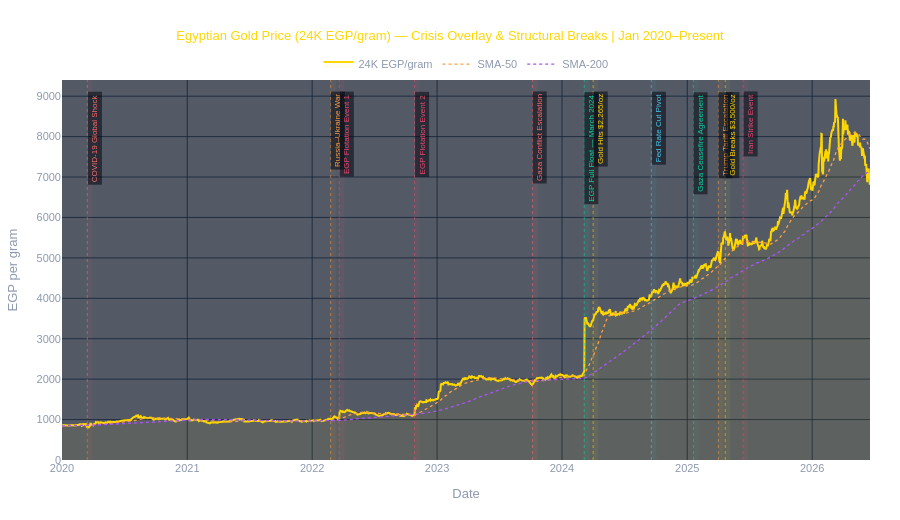

Notebook code for this chart:
### Code cell
# ─── Chart 1: Gold Price Track with SMA Overlays ─────────────────────────────

fig1 = go.Figure()

fig1.add_trace(go.Scatter(
    x=df_karat_prices.index, y=df_karat_prices['price_24k'],
    name='24K EGP/gram',
    line=dict(color='#FFD700', width=2),
    fill='tozeroy', fillcolor='rgba(255,215,0,0.06)',
    hovertemplate='%{x|%d %b %Y}<br>%{y:,.0f} EGP/gram<extra></extra>'
))

fig1.add_trace(go.Scatter(
    x=df_technical.index, y=df_technical['sma50_24k'],
    name='SMA-50', line=dict(color='#FF9F43', width=1.3, dash='dot'),
    hovertemplate='SMA50: %{y:,.0f}<extra></extra>'
))

fig1.add_trace(go.Scatter(
    x=df_technical.index, y=df_technical['sma200_24k'],
    name='SMA-200', line=dict(color='#A855F7', width=1.3, dash='dot'),
    hovertemplate='SMA200: %{y:,.0f}<extra></extra>'
))

add_crisis_overlays(fig1, df_karat_prices.index)

fig1.update_layout(
    **PLOTLY_BASE,
    height=520,
    title=dict(
        text='Egyptian Gold Price (24K EGP/gram) \u2014 Crisis Overlay & Structural Breaks | Jan 2020\u2013Present',
        font=dict(size=13, color='#FFD700'), x=0.5
    ),
    xaxis=dict(title='Date', gridcolor='rgba(19,34,56,0.8)', zeroline=False),
    yaxis=dict(title='EGP per gram', gridcolor='rgba(19,34,56,0.8)', zeroline=False),
    legend=dict(orientation='h', y=1.08, x=0.5, xanchor='center', bgcolor='rgba(0,0,0,0)')
)

fig1.show()

### Figure 1 — Plotly figure (JSON) as saved in the notebook; plotly's stock layout.template omitted (floating-point values rounded to 4 significant figures; data arrays with more than 128 entries replaced by an {"elided": "..."} marker saying what was removed)
{"data": [{"fill": "tozeroy", "fillcolor": "rgba(255,215,0,0.06)", "hovertemplate": "%{x|%d %b %Y}<br>%{y:,.0f} EGP/gram<extra></extra>", "line": {"color": "#FFD700", "width": 2}, "name": "24K EGP/gram", "type": "scatter", "x": {"elided": "1684 str values"}, "y": {"elided": "1684 float values"}}, {"hovertemplate": "SMA50: %{y:,.0f}<extra></extra>", "line": {"color": "#FF9F43", "dash": "dot", "width": 1.3}, "name": "SMA-50", "type": "scatter", "x": {"elided": "1684 str values"}, "y": {"elided": "1684 float values"}}, {"hovertemplate": "SMA200: %{y:,.0f}<extra></extra>", "line": {"color": "#A855F7", "dash": "dot", "width": 1.3}, "name": "SMA-200", "type": "scatter", "x": {"elided": "1684 str values"}, "y": {"elided": "1684 float values"}}], "layout": {"annotations": [{"bgcolor": "rgba(3,6,15,0.55)", "borderpad": 2, "font": {"color": "#FF6B6B", "family": "Arial", "size": 8}, "showarrow": false, "text": "COVID-19 Global Shock", "textangle": -90, "x": "2020-03-15", "xanchor": "left", "xref": "x", "y": 0.97, "yanchor": "top", "yref": "paper"}, {"bgcolor": "rgba(3,6,15,0.55)", "borderpad": 2, "font": {"color": "#FF9F43", "family": "Arial", "size": 8}, "showarrow": false, "text": "Russia–Ukraine War", "textangle": -90, "x": "2022-02-24", "xanchor": "left", "xref": "x", "y": 0.97, "yanchor": "top", "yref": "paper"}, {"bgcolor": "rgba(3,6,15,0.55)", "borderpad": 2, "font": {"color": "#EF476F", "family": "Arial", "size": 8}, "showarrow": false, "text": "EGP Flotation Event 1", "textangle": -90, "x": "2022-03-21", "xanchor": "left", "xref": "x", "y": 0.97, "yanchor": "top", "yref": "paper"}, {"bgcolor": "rgba(3,6,15,0.55)", "borderpad": 2, "font": {"color": "#EF476F", "family": "Arial", "size": 8}, "showarrow": false, "text": "EGP Flotation Event 2", "textangle": -90, "x": "2022-10-27", "xanchor": "left", "xref": "x", "y": 0.97, "yanchor": "top", "yref": "paper"}, {"bgcolor": "rgba(3,6,15,0.55)", "borderpad": 2, "font": {"color": "#FF6B6B", "family": "Arial", "size": 8}, "showarrow": false, "text": "Gaza Conflict Escalation", "textangle": -90, "x": "2023-10-07", "xanchor": "left", "xref": "x", "y": 0.97, "yanchor": "top", "yref": "paper"}, {"bgcolor": "rgba(3,6,15,0.55)", "borderpad": 2, "font": {"color": "#06D6A0", "family": "Arial", "size": 8}, "showarrow": false, "text": "EGP Full Float — March 2024", "textangle": -90, "x": "2024-03-06", "xanchor": "left", "xref": "x", "y": 0.97, "yanchor": "top", "yref": "paper"}, {"bgcolor": "rgba(3,6,15,0.55)", "borderpad": 2, "font": {"color": "#FFD700", "family": "Arial", "size": 8}, "showarrow": false, "text": "Gold Hits $2,265/oz", "textangle": -90, "x": "2024-04-01", "xanchor": "left", "xref": "x", "y": 0.97, "yanchor": "top", "yref": "paper"}, {"bgcolor": "rgba(3,6,15,0.55)", "borderpad": 2, "font": {"color": "#4CC9F0", "family": "Arial", "size": 8}, "showarrow": false, "text": "Fed Rate Cut Pivot", "textangle": -90, "x": "2024-09-18", "xanchor": "left", "xref": "x", "y": 0.97, "yanchor": "top", "yref": "paper"}, {"bgcolor": "rgba(3,6,15,0.55)", "borderpad": 2, "font": {"color": "#06D6A0", "family": "Arial", "size": 8}, "showarrow": false, "text": "Gaza Ceasefire Agreement", "textangle": -90, "x": "2025-01-19", "xanchor": "left", "xref": "x", "y": 0.97, "yanchor": "top", "yref": "paper"}, {"bgcolor": "rgba(3,6,15,0.55)", "borderpad": 2, "font": {"color": "#FF9F43", "family": "Arial", "size": 8}, "showarrow": false, "text": "Trump Tariff Escalation", "textangle": -90, "x": "2025-04-02", "xanchor": "left", "xref": "x", "y": 0.97, "yanchor": "top", "yref": "paper"}, {"bgcolor": "rgba(3,6,15,0.55)", "borderpad": 2, "font": {"color": "#FFD700", "family": "Arial", "size": 8}, "showarrow": false, "text": "Gold Breaks $3,500/oz", "textangle": -90, "x": "2025-04-22", "xanchor": "left", "xref": "x", "y": 0.97, "yanchor": "top", "yref": "paper"}, {"bgcolor": "rgba(3,6,15,0.55)", "borderpad": 2, "font": {"color": "#EF476F", "family": "Arial", "size": 8}, "showarrow": false, "text": "Iran Strike Event", "textangle": -90, "x": "2025-06-13", "xanchor": "left", "xref": "x", "y": 0.97, "yanchor": "top", "yref": "paper"}], "font": {"color": "#8D99AE", "family": "Arial, sans-serif", "size": 11}, "height": 520, "hoverlabel": {"bgcolor": "#0C1830", "bordercolor": "#1E3A5F", "font": {"size": 12}}, "hovermode": "x unified", "legend": {"bgcolor": "rgba(0,0,0,0)", "orientation": "h", "x": 0.5, "xanchor": "center", "y": 1.08}, "margin": {"b": 60, "l": 60, "r": 30, "t": 80}, "paper_bgcolor": "rgba(0,0,0,0)", "plot_bgcolor": "rgba(10,21,37,0.7)", "shapes": [{"fillcolor": "rgba(255,107,107,0.06)", "layer": "below", "line": {"width": 0}, "opacity": 1, "type": "rect", "x0": "2020-03-15", "x1": "2020-03-30", "xref": "x", "y0": 0, "y1": 1, "yref": "y domain"}, {"line": {"color": "#FF6B6B", "dash": "dot", "width": 0.9}, "opacity": 0.6, "type": "line", "x0": 1584230400000, "x1": 1584230400000, "xref": "x", "y0": 0, "y1": 1, "yref": "y domain"}, {"fillcolor": "rgba(255,159,67,0.06)", "layer": "below", "line": {"width": 0}, "opacity": 1, "type": "rect", "x0": "2022-02-24", "x1": "2022-03-11", "xref": "x", "y0": 0, "y1": 1, "yref": "y domain"}, {"line": {"color": "#FF9F43", "dash": "dot", "width": 0.9}, "opacity": 0.6, "type": "line", "x0": 1645660800000, "x1": 1645660800000, "xref": "x", "y0": 0, "y1": 1, "yref": "y domain"}, {"fillcolor": "rgba(239,71,111,0.07)", "layer": "below", "line": {"width": 0}, "opacity": 1, "type": "rect", "x0": "2022-03-21", "x1": "2022-04-05", "xref": "x", "y0": 0, "y1": 1, "yref": "y domain"}, {"line": {"color": "#EF476F", "dash": "dot", "width": 0.9}, "opacity": 0.6, "type": "line", "x0": 1647820800000, "x1": 1647820800000, "xref": "x", "y0": 0, "y1": 1, "yref": "y domain"}, {"fillcolor": "rgba(239,71,111,0.07)", "layer": "below", "line": {"width": 0}, "opacity": 1, "type": "rect", "x0": "2022-10-27", "x1": "2022-11-11", "xref": "x", "y0": 0, "y1": 1, "yref": "y domain"}, {"line": {"color": "#EF476F", "dash": "dot", "width": 0.9}, "opacity": 0.6, "type": "line", "x0": 1666828800000, "x1": 1666828800000, "xref": "x", "y0": 0, "y1": 1, "yref": "y domain"}, {"fillcolor": "rgba(255,107,107,0.07)", "layer": "below", "line": {"width": 0}, "opacity": 1, "type": "rect", "x0": "2023-10-07", "x1": "2023-10-22", "xref": "x", "y0": 0, "y1": 1, "yref": "y domain"}, {"line": {"color": "#FF6B6B", "dash": "dot", "width": 0.9}, "opacity": 0.6, "type": "line", "x0": 1696636800000, "x1": 1696636800000, "xref": "x", "y0": 0, "y1": 1, "yref": "y domain"}, {"fillcolor": "rgba(6,214,160,0.07)", "layer": "below", "line": {"width": 0}, "opacity": 1, "type": "rect", "x0": "2024-03-06", "x1": "2024-03-21", "xref": "x", "y0": 0, "y1": 1, "yref": "y domain"}, {"line": {"color": "#06D6A0", "dash": "dot", "width": 0.9}, "opacity": 0.6, "type": "line", "x0": 1709683200000, "x1": 1709683200000, "xref": "x", "y0": 0, "y1": 1, "yref": "y domain"}, {"fillcolor": "rgba(255,215,0,0.05)", "layer": "below", "line": {"width": 0}, "opacity": 1, "type": "rect", "x0": "2024-04-01", "x1": "2024-04-16", "xref": "x", "y0": 0, "y1": 1, "yref": "y domain"}, {"line": {"color": "#FFD700", "dash": "dot", "width": 0.9}, "opacity": 0.6, "type": "line", "x0": 1711929600000, "x1": 1711929600000, "xref": "x", "y0": 0, "y1": 1, "yref": "y domain"}, {"fillcolor": "rgba(76,201,240,0.06)", "layer": "below", "line": {"width": 0}, "opacity": 1, "type": "rect", "x0": "2024-09-18", "x1": "2024-10-03", "xref": "x", "y0": 0, "y1": 1, "yref": "y domain"}, {"line": {"color": "#4CC9F0", "dash": "dot", "width": 0.9}, "opacity": 0.6, "type": "line", "x0": 1726617600000, "x1": 1726617600000, "xref": "x", "y0": 0, "y1": 1, "yref": "y domain"}, {"fillcolor": "rgba(6,214,160,0.06)", "layer": "below", "line": {"width": 0}, "opacity": 1, "type": "rect", "x0": "2025-01-19", "x1": "2025-02-03", "xref": "x", "y0": 0, "y1": 1, "yref": "y domain"}, {"line": {"color": "#06D6A0", "dash": "dot", "width": 0.9}, "opacity": 0.6, "type": "line", "x0": 1737244800000, "x1": 1737244800000, "xref": "x", "y0": 0, "y1": 1, "yref": "y domain"}, {"fillcolor": "rgba(255,159,67,0.07)", "layer": "below", "line": {"width": 0}, "opacity": 1, "type": "rect", "x0": "2025-04-02", "x1": "2025-04-17", "xref": "x", "y0": 0, "y1": 1, "yref": "y domain"}, {"line": {"color": "#FF9F43", "dash": "dot", "width": 0.9}, "opacity": 0.6, "type": "line", "x0": 1743552000000, "x1": 1743552000000, "xref": "x", "y0": 0, "y1": 1, "yref": "y domain"}, {"fillcolor": "rgba(255,215,0,0.06)", "layer": "below", "line": {"width": 0}, "opacity": 1, "type": "rect", "x0": "2025-04-22", "x1": "2025-05-07", "xref": "x", "y0": 0, "y1": 1, "yref": "y domain"}, {"line": {"color": "#FFD700", "dash": "dot", "width": 0.9}, "opacity": 0.6, "type": "line", "x0": 1745280000000, "x1": 1745280000000, "xref": "x", "y0": 0, "y1": 1, "yref": "y domain"}, {"fillcolor": "rgba(239,71,111,0.08)", "layer": "below", "line": {"width": 0}, "opacity": 1, "type": "rect", "x0": "2025-06-13", "x1": "2025-06-28", "xref": "x", "y0": 0, "y1": 1, "yref": "y domain"}, {"line": {"color": "#EF476F", "dash": "dot", "width": 0.9}, "opacity": 0.6, "type": "line", "x0": 1749772800000, "x1": 1749772800000, "xref": "x", "y0": 0, "y1": 1, "yref": "y domain"}], "title": {"font": {"color": "#FFD700", "size": 13}, "text": "Egyptian Gold Price (24K EGP/gram) — Crisis Overlay & Structural Breaks | Jan 2020–Present", "x": 0.5}, "xaxis": {"gridcolor": "rgba(19,34,56,0.8)", "title": {"text": "Date"}, "zeroline": false}, "yaxis": {"gridcolor": "rgba(19,34,56,0.8)", "title": {"text": "EGP per gram"}, "zeroline": false}}}
